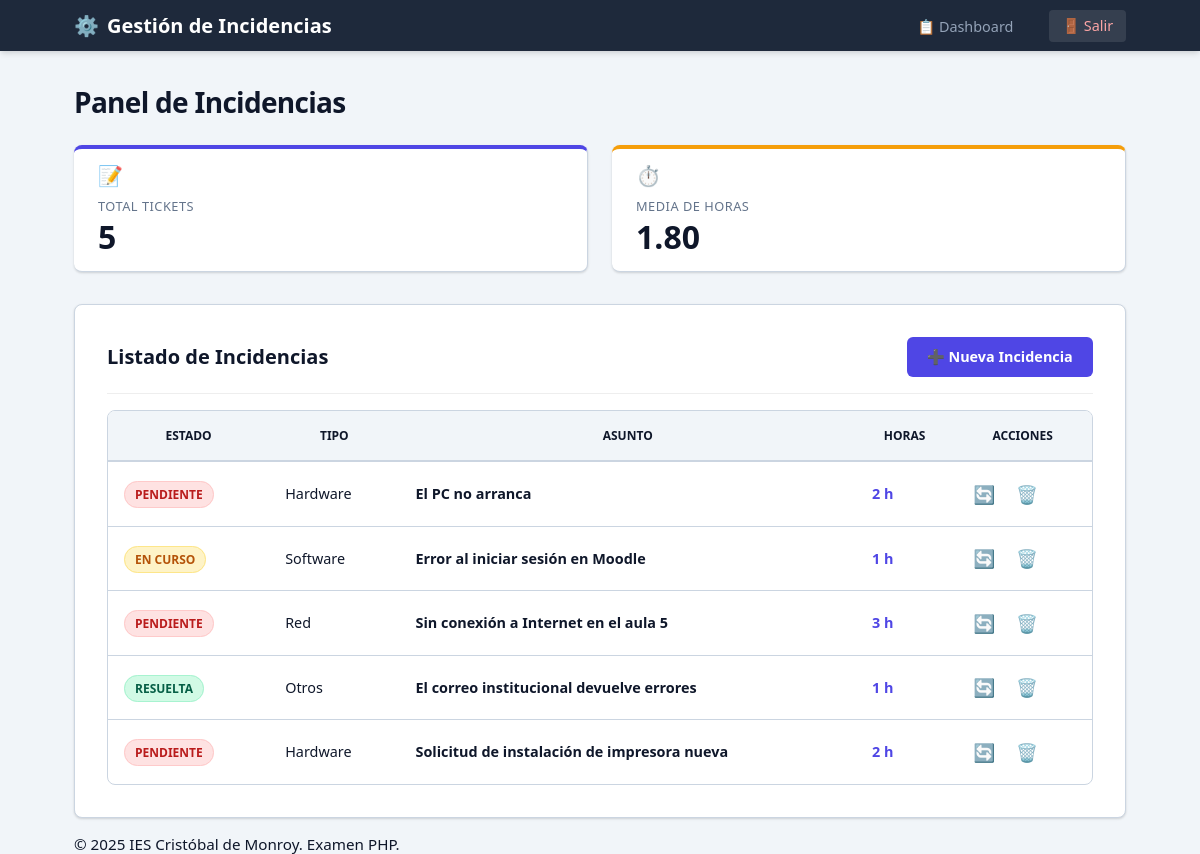
The page /ExamenULTIMARONDA/index.php (signed in) on the database its author committed.
### tables this page shows
CREATE TABLE `incidencias` (
    id INT UNSIGNED NOT NULL AUTO_INCREMENT PRIMARY KEY,
    asunto VARCHAR(100) NOT NULL COMMENT 'Título corto de la incidencia',
    tipo_incidencia ENUM ('Hardware','Software','Red','Otros') NOT NULL,
    horas_estimadas INT UNSIGNED NOT NULL DEFAULT 1,
    estado ENUM('Pendiente','En curso','Resuelta') NOT NULL DEFAULT 'Pendiente',
    fecha_creacion TIMESTAMP DEFAULT CURRENT_TIMESTAMP
);

### ExamenULTIMARONDA/Database.php (called while the page is built, shortened)
<?php
class Database {
    private $conn;
    public function __construct() {
        $this->conn = new mysqli(BD_HOST, BD_USER, BD_PASS, BD_NAME);
        $this->conn->set_charset("utf8");
    }
    public function executeQuery($sql, $params = []) {
        $stmt  = $this->conn->prepare($sql);
        $stmt->execute();
        $result  = $stmt->get_result();
        $data = $result->fetch_all(MYSQLI_ASSOC);
        return $data;
    }
}
?>

### ExamenULTIMARONDA/TicketModel.php (called while the page is built, shortened)
<?php
require_once "Database.php";
class TicketModel {
private $db;
public function __construct() {
    $this->db = new Database ();
}
public function obtenerTodos() {
$sql = "SELECT * FROM incidencias";
$resultado = $this->db->executeQuery($sql);
return $resultado;
}
}
?>

### ExamenULTIMARONDA/index.php (the view, shortened to what this page needs)
<?php
require_once "TicketModel.php";
$model = new TicketModel();
$tickets = $model->obtenerTodos();
$totalHoras = 0;
foreach ($tickets as $ticket) {
    $totalHoras += $ticket['horas_estimadas'];
}
$mediaHoras = ($totalHoras / count($tickets));
$n_tickets = count($tickets);
?>
<!DOCTYPE html>
<html lang="es">
<head>
    <link rel="stylesheet" href="css/estilos.css">
</head>
<body>
    <header class="header">
        <div class="container header-content">
            <div class="logo">
                <span class="logo-icon">⚙️</span> Gestión de Incidencias
            </div>
            <nav class="nav-menu">
                <a href="index.php">📋 Dashboard</a>
                <a href="logout.php" class="salir">🚪 Salir</a>
            </nav>
        </div>
    </header>
    <main class="main-content">
        <div class="container">
            <h1 class="title">Panel de Incidencias</h1>
            <section class="stats-grid">
                <div class="card stat-card total">
                    <span class="stat-icon">📝</span>
                    <div>
                        <p class="stat-label">Total Tickets</p>
                        <p class="stat-value"><?php echo $n_tickets ?></p>
                    </div>
                </div>
                <div class="card stat-card average">
                    <span class="stat-icon">⏱️</span>
                    <div>
                        <p class="stat-label">Media de Horas</p>
                        <p class="stat-value"><?php echo number_format($mediaHoras, 2, "."); ?></p>
                    </div>
                </div>
            </section>
            <section class="card">
                <div class="table-controls">
                    <h2 class="table-title">Listado de Incidencias</h2>
                    <a href="alta.php" class="btn btn-add">
                        ➕ Nueva Incidencia
                    </a>
                </div>
                <div class="table-wrapper">
                    <table class="crud-table">
                        <thead>
                            <tr>
                                <th>Estado</th>
                                <th>Tipo</th>
                                <th>Asunto</th>
                                <th>Horas</th>
                                <th>Acciones</th>
                            </tr>
                        </thead>
                        <tbody>
                                     <?php foreach ($tickets as $ticket) :?>
                            <tr>
                                <td>
                                     <?php if ($ticket['estado'] === "Pendiente") :?>
                                    <span class="status-pendiente">
                                      <?php echo $ticket['estado'] ?> </span>
                                      <?php endif; ?>
                                    <?php if ($ticket['estado'] === "En curso"): ?>
                                        <span class="status-encurso">
                                            <?php echo $ticket['estado'] ?> </span>
                                     <?php endif; ?>
                                       <?php if ($ticket['estado'] === "Resuelta"): ?>
                                        <span class="status-resuelta">
                                            <?php echo $ticket['estado'] ?> </span>
                                     <?php endif; ?>
                                </td>
                                <td><?php echo $ticket['tipo_incidencia'] ?></td>
                                <td style="font-weight: 600;">
                                    <?php echo $ticket['asunto'] ?></td>
                                <td style="font-weight: 700; color: var(--color-primary);">
                                    <?php echo $ticket['horas_estimadas'] ?> h
                                </td>
                                <td>
                                    <div class="table-actions">
                                        <a href="actualizar.php?id=<?php echo $ticket['id']; ?>" class="btn-toggle-status" title="Cambiar Estado">🔄</a>
                                        <a href="eliminar.php?id=<?php echo $ticket['id']; ?>" class="btn-delete" title="Eliminar">🗑️</a>
                                    </div>
                                </td>
                            </tr>
                            <tr>
                               <?php endforeach ?>
                        </tbody>
                    </table>
                </div>
            </section>
        </div>
    </main>
    <footer class="footer">
        <div class="container">
            <p>
                © 2025 IES Cristóbal de Monroy. Examen PHP.
            </p>
        </div>
    </footer>
</body>
</html>

### ExamenULTIMARONDA/css/estilos.css (style rules this page uses)
:root { --color-primary: #4f46e5; --color-primary-dark: #3730a3; --color-secondary: #64748b; --color-success: #10b981; --color-danger: #ef4444; --color-warning: #f59e0b; --color-background: #f1f5f9; --color-surface: #ffffff; --color-header-bg: #1e293b; --color-text-dark: #0f172a; --color-text-light: #64748b; --color-border: #cbd5e1; --shadow-light: 0 1px 3px 0 rgba(0, 0, 0, 0.1), 0 1px 2px 0 rgba(0, 0, 0, 0.06); --shadow-medium: 0 4px 6px -1px rgba(0, 0, 0, 0.1), 0 2px 4px -1px rgba(0, 0, 0, 0.06); --font-family: system-ui, -apple-system, 'Segoe UI', Roboto, Helvetica, Arial, sans-serif; }
* { box-sizing: border-box; margin: 0; padding: 0; }
body { font-family: var(--font-family); background-color: var(--color-background); color: var(--color-text-dark); min-height: 100vh; display: flex; flex-direction: column; font-size: 0.95rem; }
.container { width: 100%; max-width: 1100px; margin: 0 auto; padding: 0 1.5rem; }
.card { background-color: var(--color-surface); border-radius: 8px; box-shadow: var(--shadow-light); padding: 2rem; border: 1px solid var(--color-border); }
.title { font-size: 1.75rem; font-weight: 800; margin-bottom: 1.5rem; color: var(--color-text-dark); letter-spacing: -0.025em; }
.btn { display: inline-flex; align-items: center; justify-content: center; padding: 0.6rem 1.2rem; font-weight: 600; text-decoration: none; border-radius: 6px; transition: all 0.2s ease; cursor: pointer; border: 1px solid transparent; font-size: 0.9rem; }
.btn-add { background-color: var(--color-primary); color: white; }
.header { background-color: var(--color-header-bg); color: white; padding: 0.75rem 0; margin-bottom: 2rem; box-shadow: var(--shadow-medium); }
.header-content { display: flex; justify-content: space-between; align-items: center; }
.logo { font-size: 1.25rem; font-weight: 700; color: white; display: flex; align-items: center; }
.logo-icon { margin-right: 0.5rem; }
.nav-menu a { text-decoration: none; color: #94a3b8; font-weight: 500; margin-left: 2rem; transition: color 0.2s; font-size: 0.9rem; }
.nav-menu .salir { background-color: rgba(255,255,255,0.1); padding: 0.4rem 0.8rem; border-radius: 4px; color: #fca5a5; }
.stats-grid { display: grid; grid-template-columns: repeat(auto-fit, minmax(200px, 1fr)); gap: 1.5rem; margin-bottom: 2rem; }
.stat-card { display: flex; flex-direction: column; align-items: flex-start; padding: 0.8rem 1.5rem; border-left: none; border-top: 4px solid var(--color-primary); }
.stat-card.average { border-top-color: var(--color-warning); }
.stat-icon { font-size: 1.25rem; margin-bottom: 0.5rem; background: transparent; padding: 0; }
.stat-label { font-size: 0.8rem; text-transform: uppercase; letter-spacing: 0.5px; color: var(--color-text-light); }
.stat-value { font-size: 2rem; font-weight: 800; color: var(--color-text-dark); }
.table-controls { display: flex; justify-content: space-between; align-items: center; margin-bottom: 1rem; padding-bottom: 1rem; border-bottom: 1px solid #eee; }
.table-title { font-size: 1.25rem; margin: 0; }
.table-wrapper { overflow-x: auto; border-radius: 8px; border: 1px solid var(--color-border); }
.crud-table { width: 100%; border-collapse: collapse; font-size: 0.9rem; }
.crud-table th { background-color: #f1f5f9; color: var(--color-text-dark); font-weight: 700; text-transform: uppercase; font-size: 0.75rem; padding: 1rem; border-bottom: 2px solid var(--color-border); }
.crud-table td { padding: 1rem; border-bottom: 1px solid var(--color-border); vertical-align: middle; }
.table-actions { display: flex; gap: 0.8rem; }
.table-actions a { text-decoration: none; font-size: 1.1rem; padding: 0.25rem; border-radius: 4px; transition: transform 0.2s; }
.btn-toggle-status { color: var(--color-primary); }
.btn-delete { color: var(--color-text-light); }
.status-resuelta { background-color: #d1fae5; color: #065f46; padding: 4px 10px; border-radius: 999px; font-size: 0.75rem; font-weight: 700; text-transform: uppercase; border: 1px solid #a7f3d0; }
.status-encurso { background-color: #fef3c7; color: #b45309; padding: 4px 10px; border-radius: 999px; font-size: 0.75rem; font-weight: 700; text-transform: uppercase; border: 1px solid #fde68a; }
.status-pendiente { background-color: #fee2e2; color: #b91c1c; padding: 4px 10px; border-radius: 999px; font-size: 0.75rem; font-weight: 700; text-transform: uppercase; border: 1px solid #fecaca; }
footer { margin-top:1rem; }

### rows shown on the page
incidencias: estado "PENDIENTE", tipo_incidencia "Hardware", asunto "El PC no arranca", horas_estimadas "2"
incidencias: estado "EN CURSO", tipo_incidencia "Software", asunto "Error al iniciar sesión en Moodle", horas_estimadas "1"
incidencias: estado "PENDIENTE", tipo_incidencia "Red", asunto "Sin conexión a Internet en el aula 5", horas_estimadas "3"
incidencias: estado "RESUELTA", tipo_incidencia "Otros", asunto "El correo institucional devuelve errores", horas_estimadas "1"
incidencias: estado "PENDIENTE", tipo_incidencia "Hardware", asunto "Solicitud de instalación de impresora nueva", horas_estimadas "2"

### other values the page prints
$n_tickets "5"
$mediaHoras "1.80"
